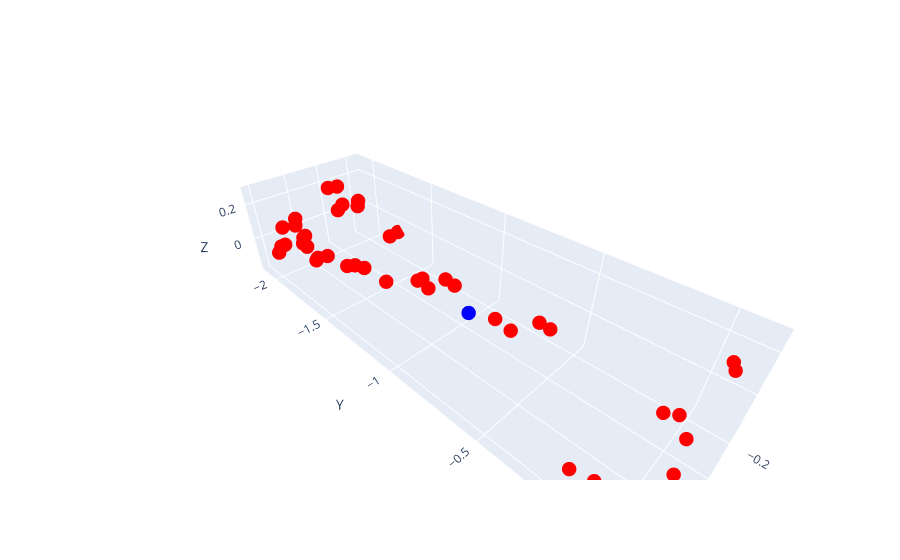

The notebook cell this image was saved under:
### Code cell
import plotly.graph_objects as go

BONE_CONNECTIONS = {
    'nose_to_neck': [0, 1],
    'neck_to_rshoulder': [1, 2],
    'rshoulder_to_relbow': [2, 3],
    'relbow_to_rwrist': [3, 4],
    'neck_to_lshoulder': [1, 5],
    'lshoulder_to_lelbow': [5, 6],
    'lelbow_to_lwrist': [6, 7],
    'neck_to_midhip': [1, 8],
    'midhip_to_rhip': [8, 9],
    'rhip_to_rknee': [9, 10],
    'rknee_to_rankle': [10, 11],
    'midhip_to_lhip': [8, 12],
    'lhip_to_lknee': [12, 13],
    'lknee_to_lankle': [13, 14],
    'nose_to_reye': [0, 15],
    'nose_to_leye': [0, 16],
    'reye_to_rear': [15, 17],
    'leye_to_lear': [16, 18],
    'lankle_to_lbigtoe': [14, 19],
    'lankle_to_lsmalltoe': [14, 20],
    'lankle_to_lheel': [14, 21],
    'rankle_to_rbigtoe': [11, 22],
    'rankle_to_rsmalltoe': [11, 23],
    'rankle_to_rheel': [11, 24],
}

# Extract the 3D joint coordinates
joints_3d = joints[0]
joints_3d[:, [0, 1, 2]] = joints_3d[:, [0,2,1]]  # Make the 3rd value be the first on the second axis
joints_3d[:, 2] *= -1  # Make the 3rd value negative
print("norm", np.linalg.norm(joints_3d[3] - joints_3d[4]))
print(joints_3d)
joints_3d *= (0.34/ np.linalg.norm(joints_3d[3] - joints_3d[4]))
print(joints_3d)
joints_3d -= joints_3d[14]
# #joints_3d[:, 2] = -joints_3d[:, 2]  # Make the 3rd value negative
# # Subtract left foot position (left ankle) from all values
# left_foot_position = joints_3d[14]  # left ankle joint index is 14
# joints_3d -= left_foot_position
print(joints_3d)
# Create a 3D scatter plot

# joints_3d = joint_positions[60]
x_coords = [joint[0] for joint in joints_3d]
y_coords = [joint[1] for joint in joints_3d]
z_coords = [joint[2] for joint in joints_3d]
# x_coords = [1, 2, 3]
# y_coords = [4, 5, 6]
# z_coords = [7, 8, 9]

fig = go.Figure(data=[go.Scatter3d(
    x=x_coords,
    y=y_coords,
    z=z_coords,
    mode='markers',
    marker=dict(
        size=5,
        color=['blue' if i == 44 else 'red' for i in range(len(joints_3d))],  # Color the 45th joint in blue
    )
)])

# # Add lines for each bone defined in BONE_CONNECTIONS
# for bone_name, (start_joint, end_joint) in BONE_CONNECTIONS.items():
#     fig.add_trace(go.Scatter3d(
#         x=[joints_3d[start_joint][0], joints_3d[end_joint][0]],
#         y=[joints_3d[start_joint][1], joints_3d[end_joint][1]],
#         z=[joints_3d[start_joint][2], joints_3d[end_joint][2]],
#         mode='lines',
#         line=dict(color='blue', width=2),
#         name=bone_name
#     ))



# Set labels
fig.update_layout(
    scene=dict(
        xaxis_title='X',
        yaxis_title='Y',
        zaxis_title='Z',
        aspectmode='data'
    )
)

# Show the plot
fig.show()

### Figure 1 — Plotly figure (JSON) as saved in the notebook; plotly's stock layout.template omitted (floating-point values rounded to 4 significant figures)
{"data": [{"marker": {"color": ["red", "red", "red", "red", "red", "red", "red", "red", "red", "red", "red", "red", "red", "red", "red", "red", "red", "red", "red", "red", "red", "red", "red", "red", "red", "red", "red", "red", "red", "red", "red", "red", "red", "red", "red", "red", "red", "red", "red", "red", "red", "red", "red", "red", "blue"], "size": 5}, "mode": "markers", "type": "scatter3d", "x": [0.2685, 0.2885, 0.356, 0.06957, -0.07477, 0.07994, -0.2588, -0.202, 0.1081, 0.1817, 0.2537, 0.3545, 0.01658, -0.01213, 0, 0.335, 0.253, 0.4101, 0.2286, -0.04985, -0.1235, 0.005585, 0.318, 0.4209, 0.3816, 0.3767, 0.2422, 0.289, -0.05978, -0.02519, -0.004899, -0.029, 0.1043, 0.362, 0.1183, -0.2269, -0.1882, 0.2735, 0.3296, 0.1147, 0.2413, 0.1896, 0.2722, 0.3446, 0.1105], "y": [-1.982, -1.791, -1.723, -1.845, -2.061, -1.761, -1.783, -2.086, -1.153, -1.031, -0.533, -0.09248, -1.035, -0.5327, 0, -2.012, -2.032, -1.95, -1.994, 0.06803, 0.0768, 0.04772, 0.0876, 0.06331, -0.07549, -0.1695, -0.6126, -1.183, -1.173, -0.5929, -0.04823, -2.043, -1.879, -1.748, -1.78, -1.824, -2.076, -1.8, -2.044, -1.179, -1.752, -1.497, -1.923, -2.063, -0.8591], "z": [0.1194, -0.04806, 0.1498, 0.2832, 0.06396, -0.1585, -0.08301, 0.03954, 0.05227, 0.09492, 0.2, -0.08686, 0.02607, 0.04756, 0, 0.08139, 0.05625, -0.01683, -0.0725, 0.2554, 0.1734, -0.07649, 0.1049, 0.06221, -0.1812, -0.08223, 0.1997, 0.1076, -0.04158, 0.03887, -0.03378, 0.05008, 0.2755, 0.1005, -0.1545, -0.1159, 0.01244, -0.04308, -0.03893, 0.03212, -0.02515, -0.008022, 0.02999, -0.05182, 0.01702]}], "layout": {"scene": {"aspectmode": "data", "xaxis": {"title": {"text": "X"}}, "yaxis": {"title": {"text": "Y"}}, "zaxis": {"title": {"text": "Z"}}}}}
